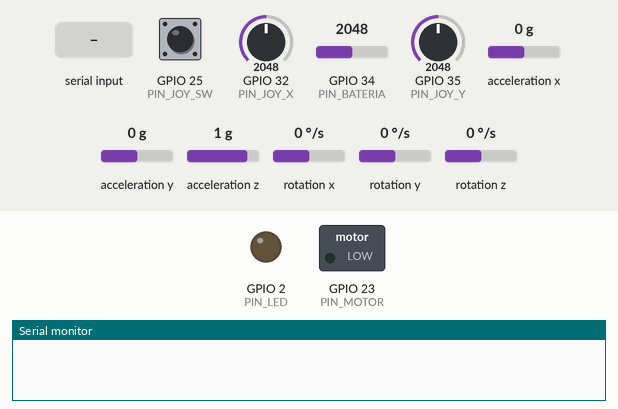
This sketch was run on a simulated ESP32. Shown: switched loads named in the sketch (green lamp = pin HIGH), output pins drawn as LEDs (lit = HIGH), the last lines printed to the serial monitor. Wiring (inferred from the names in the program): MPU-6050 motion sensor at I2C address 0x68. Dashed ring = blinking. The test bench sets the inputs (shaded band); at power-on: GPIO 25 (PIN_JOY_SW) HIGH, GPIO 32 (PIN_JOY_X) = 2048, GPIO 34 (PIN_BATERIA) = 2048, GPIO 35 (PIN_JOY_Y) = 2048, acceleration x 0 g, acceleration y 0 g, acceleration z 1 g, rotation x 0 °/s, rotation y 0 °/s, rotation z 0 °/s. Nothing arrives over Bluetooth unless stated.

Above: at 0.1 s.
At 3.8 s:
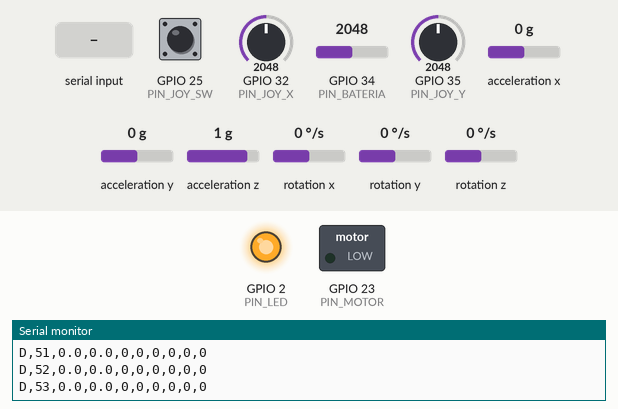
3.9 s: "H,45\n" received over Serial
At 3.97 s:
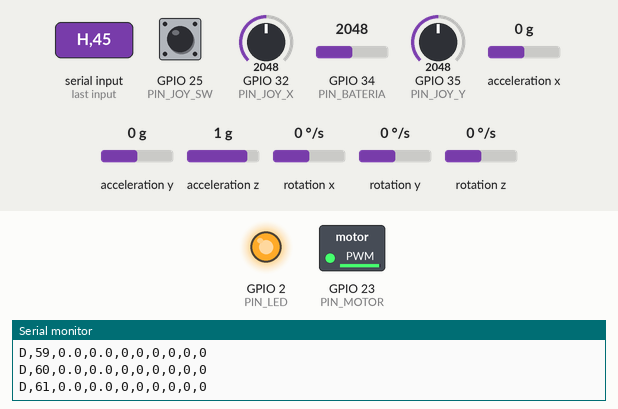
5.8 s: "P,45\n" received over Serial
7.3 s: "C90\n" received over Serial
Timing chart, 0 to 10.3 s (numbered marks = the images above; inputs shaded):
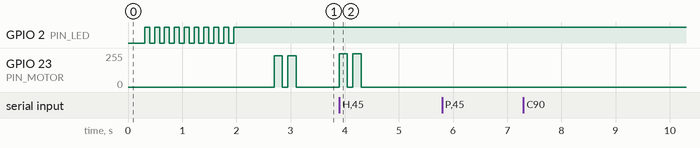

The sketch:

ControlHaptico.ino
```cpp
/*
  ============================================================================
   CONTROL HÁPTICO INALÁMBRICO - Teleoperación de Robot Móvil en RV (UMNG)
  ============================================================================
   Placa ..........: ESP32 Dev Module (ESP32-WROOM-32, ESP32 "clásico").
                     OJO: ESP32-S3 / C3 / C6 NO tienen Bluetooth clásico.
   Core Arduino ...: arduino-esp32 3.x (verificado con 3.3.8). También compila en 2.x.
   Librerías ......: ninguna externa (MPU6050 leído por registros, BluetoothSerial incluida).

   Qué hace:
     1. Lee la IMU MPU6050 a 200 Hz y estima Pitch y Roll con un filtro
        complementario (giróscopo + acelerómetro).
     2. Lee el joystick HW-504: eje Y = avatar adelante/atrás, eje X = girar el
        avatar, presionar la palanca (SW) = agarrar/soltar.
     3. Envía el estado a Unity por Bluetooth SPP (y por USB) a 50 Hz.
     4. Recibe órdenes de vibración desde Unity y las reproduce con PWM
        en el módulo de motor vibrador (patrones distintos para objeto / pared / agarre).
     5. Mide la batería (divisor resistivo) y responde "pings" para medir latencia.

   Protocolo (texto, una línea por mensaje, terminada en '\n'):
     ESP32 -> Unity
       I,ControlHaptico_RV,<version>          al conectar / al pedir "?"
       D,<seq>,<pitch>,<roll>,<agarre>,<adelante>,<atras>,<bateria%>,<joyY>,<joyX>
                                              50 veces por segundo. Ángulos en grados.
                                              joyY, joyX: -100..100 (ejes del joystick);
                                              adelante/atras = joyY pasó el umbral.
       P,<id>                                 eco de un ping (medición de latencia)
       K                                      confirmación de calibración
     Unity -> ESP32
       H,<patron>,<intensidad 0-255>          vibrar. patron: 1=objeto 2=pared 3=agarre 0=parar
       P,<id>                                 ping
       C                                      calibrar "cero" (posición neutra de la mano)
       ?                                      pedir identificación
  ============================================================================
*/

#include <Arduino.h>
#include <Wire.h>
#include "BluetoothSerial.h"

#if !defined(CONFIG_BT_ENABLED) || !defined(CONFIG_BLUEDROID_ENABLED)
#error "Bluetooth no disponible. Selecciona la placa 'ESP32 Dev Module' (ESP32 clasico, no S2/S3/C3)."
#endif
#if !defined(CONFIG_BT_SPP_ENABLED)
#error "Bluetooth SPP no disponible en esta placa. Usa un ESP32-WROOM-32 (ESP32 Dev Module)."
#endif

// ----------------------------------------------------------------------------
//  CONFIGURACIÓN (cámbiala según tu montaje)
// ----------------------------------------------------------------------------
#define NOMBRE_BLUETOOTH   "ControlHaptico_RV"
#define VERSION_FIRMWARE   "1.0"

// Pines (ESP32 DevKit V1)
#define PIN_SDA            21
#define PIN_SCL            22
// Joystick HW-504: GND->GND, +5V->**3V3** (¡no a 5 V!), VRx->32, VRy->35, SW->25
#define PIN_JOY_SW         25   // pulsador de la palanca a GND (usa pull-up interno)
#define PIN_JOY_Y          35   // ADC1 (solo entrada)
#define PIN_JOY_X          32   // ADC1 (girar el avatar)
// Módulo "Vibration Motor" (motor de moneda con transistor incluido):
//   IN -> GPIO23   VCC -> 3V3   GND -> GND
#define PIN_MOTOR          23   // al pin IN del módulo (PWM)
#define PIN_BATERIA        34   // punto medio del divisor 100k/22k desde BAT+ (12 V)
#define PIN_LED            2    // LED azul integrado de la placa

// IMU
// La MPU6050 responde en 0x68 (AD0 a GND) o 0x69 (AD0 al aire / 3.3 V).
// El programa prueba las dos automáticamente.
// Si al inclinar hacia adelante el valor de pitch sale negativo, cambia a -1.
#define SIGNO_PITCH        (+1)
#define SIGNO_ROLL         (+1)
// Si la IMU quedó girada 90° en la carcasa, pon 1 para intercambiar los ejes.
#define INTERCAMBIAR_EJES  0
#define ALFA_FILTRO        0.98f  // filtro complementario (0.95 - 0.99)

// Joystick
#define SIGNO_JOY          (-1)   // invertido: con el joystick montado así, empujar al frente daba negativo
#define SIGNO_JOY_X        (+1)   // si empujar a la derecha da valores negativos, pon -1
#define JOY_ZONA_MUERTA    12     // % alrededor del centro que se ignora
#define JOY_UMBRAL_ON      40     // % para activar adelante/atrás
#define JOY_UMBRAL_OFF     25     // % para desactivar (histéresis)

// Vibración
#define FRECUENCIA_PWM     5000   // Hz
#define RESOLUCION_PWM     8      // bits -> duty 0..255
#define DUTY_MINIMO        185    // piso de fuerza: toda vibración arranca al menos aquí (antes 110)
#define DUTY_MAXIMO        255
// La "intensidad" que manda Unity (0-255) solo ajusta la fuerza entre
// DUTY_MINIMO y DUTY_MAXIMO, así hasta el choque más suave se siente claro.
// Para que vibre AÚN más fuerte: pasa el VCC del módulo de 3V3 a 5 V
// (la salida del LM2596S). El módulo acepta 3.3-5 V y el pin IN sigue en GPIO23.

// Batería de 12 V + regulador LM2596S (ajustado a 5.0 V) -> VIN del ESP32.
// Divisor: BAT+ (después del interruptor) -> 100 kΩ -> GPIO34 -> 22 kΩ -> GND
//   factor = (100 + 22) / 22 = 5.545   (13 V -> 2.34 V en el ADC, seguro)
// NUNCA conectes los 12 V directo a un pin del ESP32.
#define USAR_BATERIA       1      // 0 si no conectaste el divisor
#define FACTOR_DIVISOR     5.545f
// Voltajes para el %: valores para batería de litio 3S (9.6 V vacía, 12.6 V llena).
// Si tu batería es de plomo (12 V "de alarma"): VACIA 11500, LLENA 12800.
// Si es de 8 pilas AA recargables: VACIA 8800, LLENA 11200.
#define BAT_MV_VACIA       9600.0f
#define BAT_MV_LLENA       12600.0f

// Tiempos
#define PERIODO_IMU_US     5000   // 200 Hz
#define PERIODO_ENVIO_MS   20     // 50 Hz
#define REBOTE_MS          25

// ----------------------------------------------------------------------------
//  Compatibilidad PWM entre core 2.x y 3.x
// ----------------------------------------------------------------------------
#if defined(ESP_ARDUINO_VERSION_MAJOR) && ESP_ARDUINO_VERSION_MAJOR >= 3
  static void pwmIniciar()            { ledcAttach(PIN_MOTOR, FRECUENCIA_PWM, RESOLUCION_PWM); }
  static void pwmEscribir(uint32_t d) { ledcWrite(PIN_MOTOR, d); }
#else
  #define CANAL_PWM 0
  static void pwmIniciar()            { ledcSetup(CANAL_PWM, FRECUENCIA_PWM, RESOLUCION_PWM); ledcAttachPin(PIN_MOTOR, CANAL_PWM); }
  static void pwmEscribir(uint32_t d) { ledcWrite(CANAL_PWM, d); }
#endif

// ----------------------------------------------------------------------------
//  Prototipos
// ----------------------------------------------------------------------------
static bool  imuIniciar();
static bool  imuLeer(float &ax, float &ay, float &az, float &gx, float &gy, float &gz);
static void  imuCalibrarGiro();
static void  imuActualizar();
static void  calibrarCero();
static void  botonesActualizar();
static void  joystickCalibrar();
static void  joystickActualizar();
static void  hapticaReproducir(uint8_t patron, uint8_t intensidad);
static void  hapticaActualizar();
static void  bateriaActualizar();
static void  ledActualizar();
static void  enviarEstado();
static void  enviarLinea(const char *linea);
static void  procesarEntrada(Stream &s, char *buf, size_t &len, bool esBT);
static void  procesarComando(char *cmd, Stream &origen);

BluetoothSerial SerialBT;

// ----------------------------------------------------------------------------
//  IMU MPU6050 (lectura directa de registros)
// ----------------------------------------------------------------------------
static const float ESCALA_ACC  = 8192.0f;  // ±4 g
static const float ESCALA_GIRO = 65.5f;    // ±500 °/s
static float sesgoGx = 0, sesgoGy = 0, sesgoGz = 0;
static float pitchFiltrado = 0, rollFiltrado = 0;   // ángulos absolutos del filtro
static float pitchCero = 0, rollCero = 0;           // posición neutra de la mano
static uint32_t tImuAnterior = 0;
static bool imuOk = false;
static uint8_t DIRECCION_MPU = 0x68;   // se detecta en imuIniciar()

static void escribirRegistro(uint8_t reg, uint8_t valor) {
  Wire.beginTransmission(DIRECCION_MPU);
  Wire.write(reg);
  Wire.write(valor);
  Wire.endTransmission();
}

static bool imuIniciar() {
  Wire.begin(PIN_SDA, PIN_SCL);
  Wire.setClock(400000);
  const uint8_t candidatas[2] = {0x68, 0x69};
  bool encontrada = false;
  for (uint8_t d : candidatas) {
    Wire.beginTransmission(d);
    if (Wire.endTransmission() == 0) { DIRECCION_MPU = d; encontrada = true; break; }
  }
  if (!encontrada) return false;                    // no responde en ninguna
  escribirRegistro(0x6B, 0x01);  // PWR_MGMT_1: despertar, reloj PLL giro X
  delay(50);
  escribirRegistro(0x19, 0x04);  // SMPLRT_DIV: 1 kHz / (1+4) = 200 Hz
  escribirRegistro(0x1A, 0x03);  // CONFIG: filtro pasa bajas digital ~44 Hz
  escribirRegistro(0x1B, 0x08);  // GYRO_CONFIG: ±500 °/s
  escribirRegistro(0x1C, 0x08);  // ACCEL_CONFIG: ±4 g
  delay(20);
  return true;
}

static bool imuLeer(float &ax, float &ay, float &az, float &gx, float &gy, float &gz) {
  Wire.beginTransmission(DIRECCION_MPU);
  Wire.write(0x3B);
  if (Wire.endTransmission(false) != 0) return false;
  if (Wire.requestFrom((uint8_t)DIRECCION_MPU, (uint8_t)14) != 14) return false;
  int16_t r[7];
  for (int i = 0; i < 7; i++) r[i] = (int16_t)((Wire.read() << 8) | Wire.read());
  float rax = r[0] / ESCALA_ACC, ray = r[1] / ESCALA_ACC;
  float rgx = r[4] / ESCALA_GIRO, rgy = r[5] / ESCALA_GIRO;
#if INTERCAMBIAR_EJES
  ax = ray;  ay = -rax; gx = rgy; gy = -rgx;
#else
  ax = rax;  ay = ray;  gx = rgx; gy = rgy;
#endif
  az = r[2] / ESCALA_ACC;
  gz = r[6] / ESCALA_GIRO;      // r[3] es temperatura
  return true;
}

// Promedia el giróscopo en reposo para quitarle el sesgo (deja el control quieto).
static void imuCalibrarGiro() {
  const int N = 400;
  double sx = 0, sy = 0, sz = 0;
  int validas = 0;
  for (int i = 0; i < N; i++) {
    float ax, ay, az, gx, gy, gz;
    if (imuLeer(ax, ay, az, gx, gy, gz)) { sx += gx; sy += gy; sz += gz; validas++; }
    digitalWrite(PIN_LED, (i / 20) % 2);   // parpadeo rápido = calibrando
    delay(3);
  }
  if (validas > 0) { sesgoGx = sx / validas; sesgoGy = sy / validas; sesgoGz = sz / validas; }
  // Inicializa el filtro con el acelerómetro
  float ax, ay, az, gx, gy, gz;
  if (imuLeer(ax, ay, az, gx, gy, gz)) {
    pitchFiltrado = atan2f(-ax, sqrtf(ay * ay + az * az)) * RAD_TO_DEG;
    rollFiltrado  = atan2f(ay, az) * RAD_TO_DEG;
  }
  tImuAnterior = micros();
}

// Filtro complementario:  ángulo = α·(ángulo + ω·dt) + (1-α)·ángulo_acelerómetro
static void imuActualizar() {
  float ax, ay, az, gx, gy, gz;
  if (!imuLeer(ax, ay, az, gx, gy, gz)) return;
  uint32_t ahora = micros();
  float dt = (ahora - tImuAnterior) * 1e-6f;
  tImuAnterior = ahora;
  if (dt <= 0 || dt > 0.1f) dt = PERIODO_IMU_US * 1e-6f;

  float pitchAcc = atan2f(-ax, sqrtf(ay * ay + az * az)) * RAD_TO_DEG;  // nariz abajo = +
  float rollAcc  = atan2f(ay, az) * RAD_TO_DEG;                          // lado derecho abajo = +
  float velPitch = gy - sesgoGy;
  float velRoll  = gx - sesgoGx;

  pitchFiltrado = ALFA_FILTRO * (pitchFiltrado + velPitch * dt) + (1.0f - ALFA_FILTRO) * pitchAcc;
  rollFiltrado  = ALFA_FILTRO * (rollFiltrado  + velRoll  * dt) + (1.0f - ALFA_FILTRO) * rollAcc;
}

// Toma la postura actual de la mano como "cero" (robot quieto).
static void calibrarCero() {
  const int N = 100;
  float sp = 0, sr = 0;
  for (int i = 0; i < N; i++) {
    imuActualizar();
    sp += pitchFiltrado; sr += rollFiltrado;
    delayMicroseconds(PERIODO_IMU_US);
  }
  pitchCero = sp / N;
  rollCero  = sr / N;
}

// ----------------------------------------------------------------------------
//  Botones (con anti-rebote)
// ----------------------------------------------------------------------------
struct Boton { uint8_t pin; bool estado; bool lectura; uint32_t tCambio; };
static Boton botones[1] = {
  {PIN_JOY_SW, false, false, 0},     // presionar la palanca = AGARRE
};

static void botonesActualizar() {
  uint32_t ahora = millis();
  for (auto &b : botones) {
    bool l = digitalRead(b.pin) == LOW;       // presionado = LOW (pull-up)
    if (l != b.lectura) { b.lectura = l; b.tCambio = ahora; }
    if ((ahora - b.tCambio) >= REBOTE_MS) b.estado = b.lectura;
  }
}

// ----------------------------------------------------------------------------
//  Joystick (eje Y -> -100..100 con zona muerta e histéresis)
// ----------------------------------------------------------------------------
static float joyCentroY = 2048, joyCentroX = 2048;
static float joyY = 0, joyX = 0;       // -100..100
static bool  joyAdelante = false, joyAtras = false;

static void joystickCalibrar() {
  long sy = 0, sx = 0;
  for (int i = 0; i < 64; i++) { sy += analogRead(PIN_JOY_Y); sx += analogRead(PIN_JOY_X); delay(2); }
  joyCentroY = sy / 64.0f;
  joyCentroX = sx / 64.0f;
}

// Convierte una lectura del ADC (0..4095) a -100..100 con zona muerta
static float joyEje(float raw, float centro) {
  float v;
  if (raw >= centro) v = (raw - centro) * 100.0f / max(1.0f, 4095.0f - centro);
  else               v = (raw - centro) * 100.0f / max(1.0f, centro);
  if (fabsf(v) < JOY_ZONA_MUERTA) return 0;
  v = (v > 0 ? 1 : -1) * (fabsf(v) - JOY_ZONA_MUERTA) * 100.0f / (100.0f - JOY_ZONA_MUERTA);
  return constrain(v, -100.0f, 100.0f);
}

static void joystickActualizar() {
  joyY = joyY * 0.6f + SIGNO_JOY   * joyEje(analogRead(PIN_JOY_Y), joyCentroY) * 0.4f;
  joyX = joyX * 0.6f + SIGNO_JOY_X * joyEje(analogRead(PIN_JOY_X), joyCentroX) * 0.4f;
  if (joyY > JOY_UMBRAL_ON) joyAdelante = true; else if (joyY < JOY_UMBRAL_OFF) joyAdelante = false;
  if (joyY < -JOY_UMBRAL_ON) joyAtras = true;   else if (joyY > -JOY_UMBRAL_OFF) joyAtras = false;
}

// ----------------------------------------------------------------------------
//  Háptica: patrones de vibración no bloqueantes
// ----------------------------------------------------------------------------
struct Paso { uint8_t duty; uint16_t ms; };
// 1 = OBJETO: tres toques marcados  ("tac-tac-tac")
static const Paso PATRON_OBJETO[]  = { {230, 110}, {0, 70}, {230, 110}, {0, 70}, {230, 110} };
// 2 = PARED / LÍMITE: zumbido fuerte y largo + remate
static const Paso PATRON_PARED[]   = { {255, 500}, {0, 80}, {255, 250} };
// 3 = AGARRE: un "clic" corto y firme de confirmación
static const Paso PATRON_AGARRE[]  = { {255, 110} };
// 4 = CONEXIÓN: dos pulsos al conectarse Unity
static const Paso PATRON_CONEXION[] = { {240, 150}, {0, 100}, {240, 150} };

static const Paso *patronActual = nullptr;
static uint8_t  pasosPatron = 0, pasoActual = 0, prioridadActual = 0;
static uint8_t  escalaIntensidad = 255;
static uint32_t tInicioPaso = 0;

static uint8_t prioridadDe(uint8_t patron) {
  switch (patron) { case 2: return 3; case 1: return 2; default: return 1; }
}

static void motorDuty(uint8_t duty) {
  if (duty == 0) { pwmEscribir(0); return; }
  // fuerza del paso (0-255) x intensidad pedida -> se lleva al rango [DUTY_MINIMO, DUTY_MAXIMO]
  uint32_t f = (uint32_t)duty * escalaIntensidad / 255;
  uint32_t d = DUTY_MINIMO + f * (DUTY_MAXIMO - DUTY_MINIMO) / 255;
  pwmEscribir(d);
}

static void hapticaReproducir(uint8_t patron, uint8_t intensidad) {
  if (patron == 0) { patronActual = nullptr; prioridadActual = 0; pwmEscribir(0); return; }
  // Un patrón más importante no se interrumpe por uno menos importante
  if (patronActual && prioridadDe(patron) < prioridadActual) return;
  switch (patron) {
    case 1: patronActual = PATRON_OBJETO;   pasosPatron = sizeof(PATRON_OBJETO) / sizeof(Paso); break;
    case 2: patronActual = PATRON_PARED;    pasosPatron = sizeof(PATRON_PARED) / sizeof(Paso); break;
    case 3: patronActual = PATRON_AGARRE;   pasosPatron = sizeof(PATRON_AGARRE) / sizeof(Paso); break;
    case 4: patronActual = PATRON_CONEXION; pasosPatron = sizeof(PATRON_CONEXION) / sizeof(Paso); break;
    default: return;
  }
  prioridadActual  = prioridadDe(patron);
  escalaIntensidad = intensidad == 0 ? 255 : intensidad;
  pasoActual = 0;
  tInicioPaso = millis();
  motorDuty(patronActual[0].duty);
}

static void hapticaActualizar() {
  if (!patronActual) return;
  if (millis() - tInicioPaso < patronActual[pasoActual].ms) return;
  pasoActual++;
  if (pasoActual >= pasosPatron) { patronActual = nullptr; prioridadActual = 0; pwmEscribir(0); return; }
  tInicioPaso = millis();
  motorDuty(patronActual[pasoActual].duty);
}

// ----------------------------------------------------------------------------
//  Batería
// ----------------------------------------------------------------------------
static float bateriaMv = 0;
static int   bateriaPorc = -1;

static void bateriaActualizar() {
#if USAR_BATERIA
  float mv = analogReadMilliVolts(PIN_BATERIA) * FACTOR_DIVISOR;
  bateriaMv = (bateriaMv <= 0) ? mv : bateriaMv * 0.95f + mv * 0.05f;   // suavizado
  float p = (bateriaMv - BAT_MV_VACIA) * 100.0f / (BAT_MV_LLENA - BAT_MV_VACIA);
  bateriaPorc = (int)constrain(p, 0.0f, 100.0f);
#endif
}

// ----------------------------------------------------------------------------
//  LED de estado: parpadeo lento = esperando conexión, fijo = conectado
// ----------------------------------------------------------------------------
static void ledActualizar() {
  if (!imuOk) { digitalWrite(PIN_LED, (millis() / 100) % 2); return; }   // error IMU: muy rápido
  if (SerialBT.hasClient()) digitalWrite(PIN_LED, HIGH);
  else digitalWrite(PIN_LED, (millis() / 500) % 2);
}

// ----------------------------------------------------------------------------
//  Comunicación
// ----------------------------------------------------------------------------
static uint32_t secuencia = 0;

static void enviarLinea(const char *linea) {
  Serial.print(linea);                               // USB (útil para pruebas con cable)
  if (SerialBT.hasClient()) SerialBT.print(linea);   // Bluetooth
}

static void enviarEstado() {
  char buf[112];
  snprintf(buf, sizeof(buf), "D,%lu,%.1f,%.1f,%d,%d,%d,%d,%d,%d\n",
           (unsigned long)secuencia++,
           SIGNO_PITCH * (pitchFiltrado - pitchCero),
           SIGNO_ROLL  * (rollFiltrado  - rollCero),
           botones[0].estado ? 1 : 0,
           joyAdelante ? 1 : 0,
           joyAtras ? 1 : 0,
           bateriaPorc,
           (int)lroundf(joyY),
           (int)lroundf(joyX));
  enviarLinea(buf);
}

static void procesarComando(char *cmd, Stream &origen) {
  if (cmd[0] == 'H') {                         // H,patron,intensidad
    int patron = 0, intensidad = 255;
    sscanf(cmd, "H,%d,%d", &patron, &intensidad);
    hapticaReproducir((uint8_t)constrain(patron, 0, 4), (uint8_t)constrain(intensidad, 0, 255));
  } else if (cmd[0] == 'P') {                  // P,id  -> eco inmediato por el mismo canal
    origen.print(cmd);
    origen.print('\n');
  } else if (cmd[0] == 'C') {
    calibrarCero();
    origen.print("K\n");
  } else if (cmd[0] == '?') {
    origen.print("I," NOMBRE_BLUETOOTH "," VERSION_FIRMWARE "\n");
  }
}

static void procesarEntrada(Stream &s, char *buf, size_t &len, bool esBT) {
  (void)esBT;
  while (s.available()) {
    char c = (char)s.read();
    if (c == '\r') continue;
    if (c == '\n') {
      buf[len] = 0;
      if (len > 0) procesarComando(buf, s);
      len = 0;
    } else if (len < 47) {
      buf[len++] = c;
    } else {
      len = 0;   // línea demasiado larga: se descarta
    }
  }
}

// ----------------------------------------------------------------------------
//  SETUP / LOOP
// ----------------------------------------------------------------------------
static char bufUSB[48], bufBT[48];
static size_t lenUSB = 0, lenBT = 0;
static bool clienteAnterior = false;
static uint32_t tImu = 0, tEnvio = 0, tBateria = 0, tJoy = 0;

void setup() {
  Serial.begin(115200);
  pinMode(PIN_LED, OUTPUT);
  for (auto &b : botones) pinMode(b.pin, INPUT_PULLUP);
  pwmIniciar();
  pwmEscribir(0);
#if USAR_BATERIA
  analogSetPinAttenuation(PIN_BATERIA, ADC_11db);
#endif
  analogSetPinAttenuation(PIN_JOY_Y, ADC_11db);
  analogSetPinAttenuation(PIN_JOY_X, ADC_11db);
  joystickCalibrar();   // la palanca debe estar suelta (centrada) al encender

  imuOk = imuIniciar();
  if (!imuOk) {
    Serial.println("# ERROR: no se encontro la MPU6050 (ni 0x68 ni 0x69). Revisa SDA=21, SCL=22, VCC=3.3V, GND.");
  } else {
    Serial.printf("# MPU6050 encontrada en 0x%02X\n", DIRECCION_MPU);
    Serial.println("# Calibrando: deja el control QUIETO en posicion neutra...");
    imuCalibrarGiro();
    calibrarCero();
    Serial.println("# Calibracion lista.");
  }

  SerialBT.begin(NOMBRE_BLUETOOTH);
  Serial.println("# Bluetooth listo: empareja el dispositivo '" NOMBRE_BLUETOOTH "'");
  Serial.print("I," NOMBRE_BLUETOOTH "," VERSION_FIRMWARE "\n");
  hapticaReproducir(3, 255);   // pequeño pulso: encendido OK
}

void loop() {
  uint32_t ahoraUs = micros();
  uint32_t ahoraMs = millis();

  if (imuOk && (ahoraUs - tImu) >= PERIODO_IMU_US) {
    tImu = ahoraUs;
    imuActualizar();
  }

  botonesActualizar();
  hapticaActualizar();
  if ((ahoraMs - tJoy) >= 10) { tJoy = ahoraMs; joystickActualizar(); }
  procesarEntrada(Serial, bufUSB, lenUSB, false);
  procesarEntrada(SerialBT, bufBT, lenBT, true);

  bool cliente = SerialBT.hasClient();
  if (cliente && !clienteAnterior) {
    SerialBT.print("I," NOMBRE_BLUETOOTH "," VERSION_FIRMWARE "\n");
    hapticaReproducir(4, 200);
  }
  clienteAnterior = cliente;

  if ((ahoraMs - tEnvio) >= PERIODO_ENVIO_MS) {
    tEnvio = ahoraMs;
    enviarEstado();
  }
  if ((ahoraMs - tBateria) >= 200) {
    tBateria = ahoraMs;
    bateriaActualizar();
  }
  ledActualizar();
}
```

Measured:
- after the input at 3.9 s, GPIO 23 (PIN_MOTOR): alternates 249/255 for 0.15 s and 0/255 for 0.10 s, 4 changes in all, then stays 0/255, starting at once
- by itself, GPIO 23 (PIN_MOTOR): alternates 235/255 for 0.15 s and 0/255 for 0.10 s, 4 changes in all, then stays 0/255
